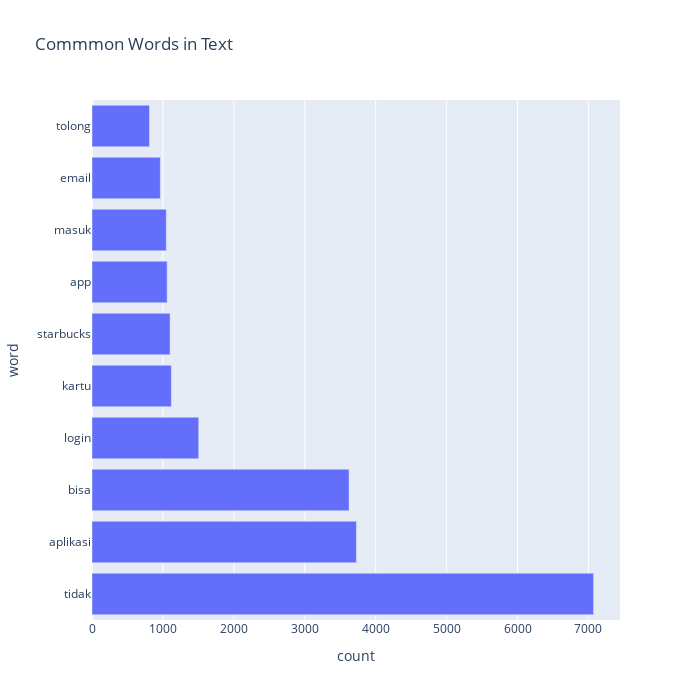

Notebook code cell kept with this figure:
### Code cell
px.bar(temp, x="count", y="word", title='Commmon Words in Text', orientation='h', 
             width=700, height=700)

### Figure 1 — Plotly figure (JSON) as saved in the notebook; plotly's stock layout.template omitted (floating-point values rounded to 4 significant figures)
{"data": [{"alignmentgroup": "True", "hovertemplate": "count=%{x}<br>word=%{y}<extra></extra>", "legendgroup": "", "marker": {"color": "#636efa", "pattern": {"shape": ""}}, "name": "", "offsetgroup": "", "orientation": "h", "showlegend": false, "textposition": "auto", "type": "bar", "x": [7073, 3729, 3625, 1505, 1119, 1101, 1060, 1048, 964, 811], "xaxis": "x", "y": ["tidak", "aplikasi", "bisa", "login", "kartu", "starbucks", "app", "masuk", "email", "tolong"], "yaxis": "y"}], "layout": {"barmode": "relative", "height": 700, "legend": {"tracegroupgap": 0}, "title": {"text": "Commmon Words in Text"}, "width": 700, "xaxis": {"anchor": "y", "domain": [0, 1], "title": {"text": "count"}}, "yaxis": {"anchor": "x", "domain": [0, 1], "title": {"text": "word"}}}}
